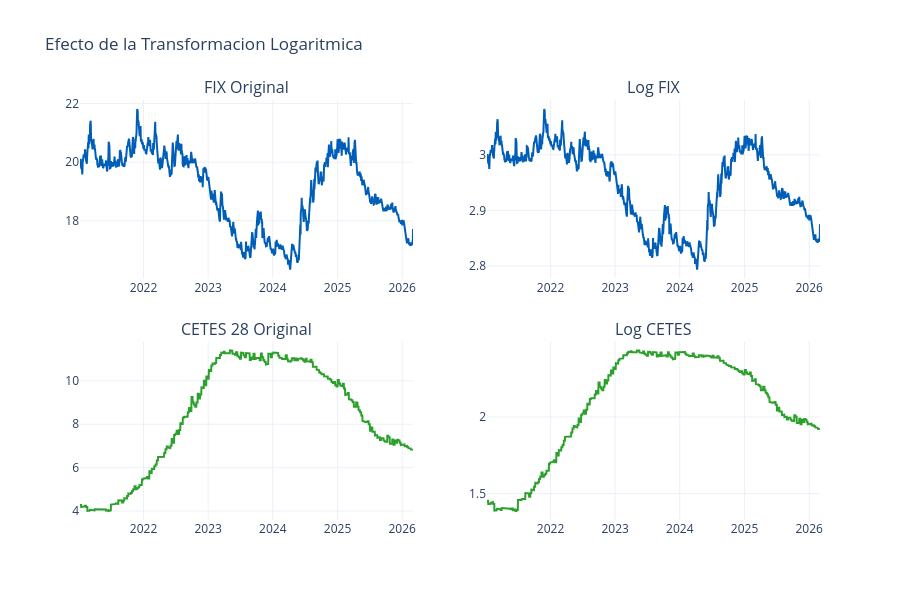

The code cell stored with this chart in its notebook:
### Code cell
# Aplicacion de logaritmo para estabilizar la varianza
df['log_FIX'] = np.log(df['FIX'])
df['log_CETES'] = np.log(df['CETES_28'])

fig = make_subplots(
    rows=2, cols=2,
    subplot_titles=("FIX Original", "Log FIX", "CETES 28 Original", "Log CETES"),
    vertical_spacing=0.15
)

fig.add_trace(go.Scatter(x=df.index, y=df['FIX'], line=dict(color='#005EB8')), row=1, col=1)
fig.add_trace(go.Scatter(x=df.index, y=df['log_FIX'], line=dict(color='#005EB8')), row=1, col=2)

fig.add_trace(go.Scatter(x=df.index, y=df['CETES_28'], line=dict(color='#2ca02c')), row=2, col=1)
fig.add_trace(go.Scatter(x=df.index, y=df['log_CETES'], line=dict(color='#2ca02c')), row=2, col=2)

fig.update_layout(height=600, showlegend=False, template='plotly_white', title_text="Efecto de la Transformacion Logaritmica")
fig.show()

### Figure 1 — Plotly figure (JSON) as saved in the notebook; plotly's stock layout.template omitted (floating-point values rounded to 4 significant figures; data arrays with more than 128 entries replaced by an {"elided": "..."} marker saying what was removed)
{"data": [{"line": {"color": "#005EB8"}, "type": "scatter", "x": {"elided": "1344 str values"}, "xaxis": "x", "y": {"elided": "1344 float values"}, "yaxis": "y"}, {"line": {"color": "#005EB8"}, "type": "scatter", "x": {"elided": "1344 str values"}, "xaxis": "x2", "y": {"elided": "1344 float values"}, "yaxis": "y2"}, {"line": {"color": "#2ca02c"}, "type": "scatter", "x": {"elided": "1344 str values"}, "xaxis": "x3", "y": {"elided": "1344 float values"}, "yaxis": "y3"}, {"line": {"color": "#2ca02c"}, "type": "scatter", "x": {"elided": "1344 str values"}, "xaxis": "x4", "y": {"elided": "1344 float values"}, "yaxis": "y4"}], "layout": {"annotations": [{"font": {"size": 16}, "showarrow": false, "text": "FIX Original", "x": 0.225, "xanchor": "center", "xref": "paper", "y": 1, "yanchor": "bottom", "yref": "paper"}, {"font": {"size": 16}, "showarrow": false, "text": "Log FIX", "x": 0.775, "xanchor": "center", "xref": "paper", "y": 1, "yanchor": "bottom", "yref": "paper"}, {"font": {"size": 16}, "showarrow": false, "text": "CETES 28 Original", "x": 0.225, "xanchor": "center", "xref": "paper", "y": 0.425, "yanchor": "bottom", "yref": "paper"}, {"font": {"size": 16}, "showarrow": false, "text": "Log CETES", "x": 0.775, "xanchor": "center", "xref": "paper", "y": 0.425, "yanchor": "bottom", "yref": "paper"}], "height": 600, "showlegend": false, "title": {"text": "Efecto de la Transformacion Logaritmica"}, "xaxis": {"anchor": "y", "domain": [0, 0.45]}, "xaxis2": {"anchor": "y2", "domain": [0.55, 1]}, "xaxis3": {"anchor": "y3", "domain": [0, 0.45]}, "xaxis4": {"anchor": "y4", "domain": [0.55, 1]}, "yaxis": {"anchor": "x", "domain": [0.575, 1]}, "yaxis2": {"anchor": "x2", "domain": [0.575, 1]}, "yaxis3": {"anchor": "x3", "domain": [0, 0.425]}, "yaxis4": {"anchor": "x4", "domain": [0, 0.425]}}}
